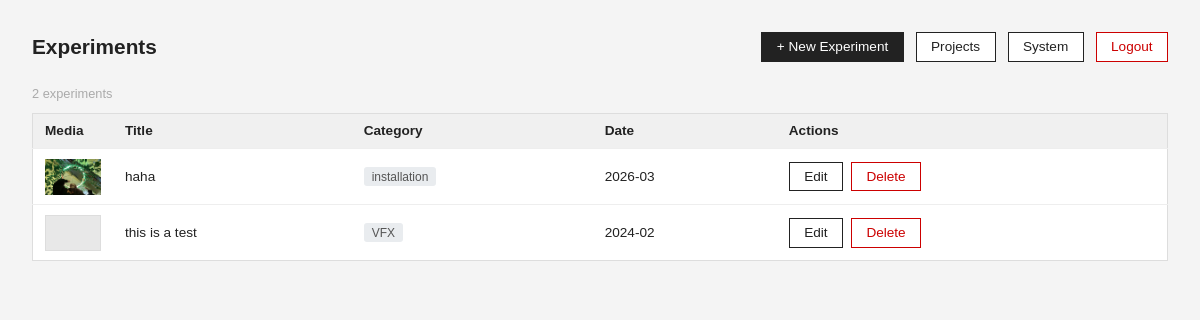
/admin/experiments.php (signed in), run on an earlier commit of the app's database.
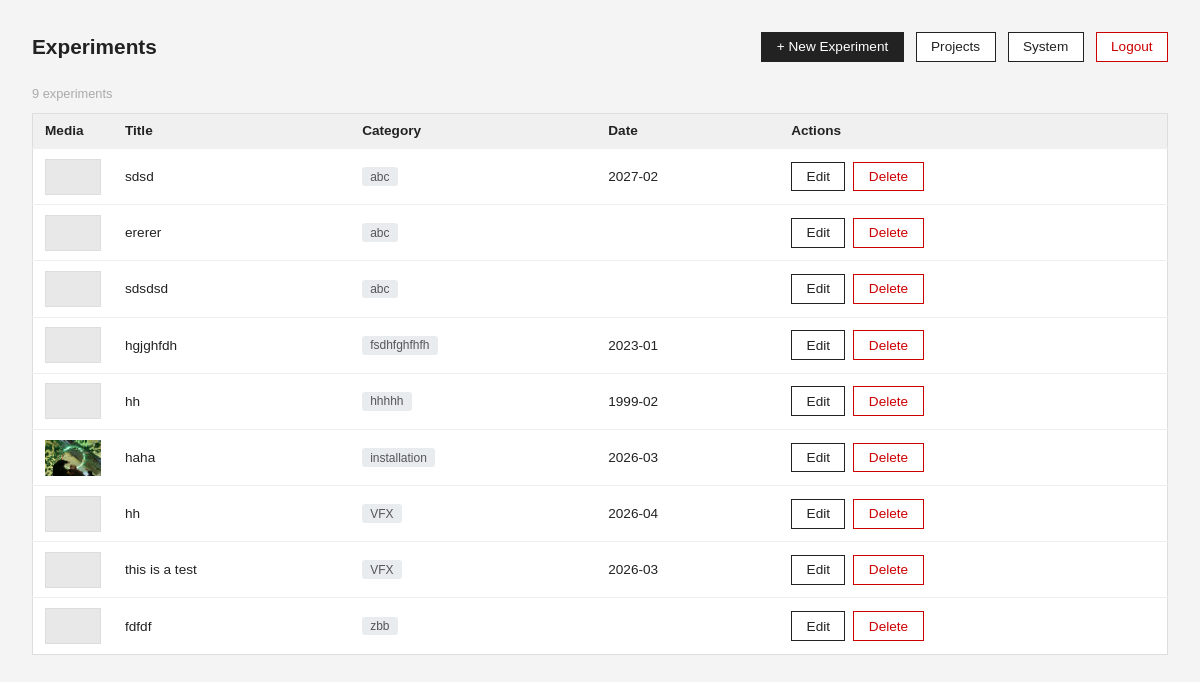
And on a later commit of the database.
### tables this page shows
CREATE TABLE experiments (
            id         INTEGER PRIMARY KEY AUTOINCREMENT,
            title      TEXT    NOT NULL,
            category   TEXT,
            date       TEXT,
            sort_order INTEGER DEFAULT 0,
            created_at TEXT,
            updated_at TEXT
        , description TEXT);

### src/experiment-model.php (called while the page is built, shortened)
<?php
require_once __DIR__ . '/media.php';
function get_all_experiments(): array {
    $db = get_db();
    return $db->query("SELECT * FROM experiments ORDER BY category COLLATE NOCASE ASC, date DESC")
              ->fetchAll(PDO::FETCH_ASSOC);
}
function list_experiment_media(int $id): array {
    return _list_media_files(get_experiment_media_path((string) $id));
}

### src/media.php (called while the page is built, shortened)
<?php
function get_experiment_media_path(string $slug): string {
    return UPLOADS_ROOT . '/experiments/' . $slug;
}
function _list_media_files(string $path): array {
    if (!is_dir($path)) return [];
    $files = [];
    $items = array_diff(scandir($path), ['.', '..']);
    foreach ($items as $item) {
        $full = "$path/$item";
        $rel = '/uploads' . substr($full, strlen(UPLOADS_ROOT));
        $rel = str_replace('\\', '/', $rel);
        $files[] = [
            'name' => $item,
            'url'  => $rel,
            'ext'  => strtolower(pathinfo($item, PATHINFO_EXTENSION)),
            'size' => filesize($full),
            'path' => $full,
        ];
    }
    return $files;
}

### public/admin/experiments.php (the view, shortened to what this page needs)
<?php
require_once __DIR__ . '/../../src/experiment-model.php';
$all = get_all_experiments();
?>
<!DOCTYPE html>
<html lang="en">
<head>
</head>
<body>
<div class="header">
    <h1>Experiments</h1>
    <div class="header-actions">
        <a href="/admin/experiment-create.php" class="btn btn-primary">+ New Experiment</a>
        <a href="/admin/dashboard.php" class="btn">Projects</a>
        <a href="/admin/debug-db.php" class="btn">System</a>
        <a href="/admin/logout.php" class="btn btn-danger">Logout</a>
    </div>
</div>
<?php if (empty($all)): ?>
    <p>No experiments yet.</p>
<?php else: ?>
    <p style="font-size:0.8rem;color:#aaa;margin-bottom:0.75rem"><?= count($all) ?> experiments</p>
    <table>
        <thead>
            <tr>
                <th style="width:64px">Media</th>
                <th>Title</th>
                <th>Category</th>
                <th>Date</th>
                <th>Actions</th>
            </tr>
        </thead>
        <tbody>
            <?php foreach ($all as $e):
                $media = list_experiment_media((int)$e['id']);
                $thumb = null;
                foreach ($media as $f) {
                    if (in_array($f['ext'], ['jpg','jpeg','png','webp','gif'])) {
                        $thumb = $f; break;
                    }
                }
            ?>
            <tr>
                <td>
                    <?php if ($thumb): ?>
                        <img class="thumb" src="<?= htmlspecialchars($thumb['url']) ?>" alt="">
                    <?php else: ?>
                        <div class="thumb-placeholder"></div>
                    <?php endif; ?>
                </td>
                <td><?= htmlspecialchars($e['title']) ?></td>
                <td><span class="cat-badge"><?= htmlspecialchars($e['category'] ?? '—') ?></span></td>
                <td><?= htmlspecialchars($e['date'] ?? '—') ?></td>
                <td>
                    <div class="actions">
                        <a href="/admin/experiment-edit.php?id=<?= (int)$e['id'] ?>" class="btn">Edit</a>
                        <a href="/admin/experiment-delete.php?id=<?= (int)$e['id'] ?>" class="btn btn-danger">Delete</a>
                    </div>
                </td>
            </tr>
            <?php endforeach; ?>
        </tbody>
    </table>
<?php endif; ?>
</body>
</html>

What changed in the data, as far as the page shows it:
added experiments: title "sdsd", category "abc", date "2027-02"
added experiments: title "ererer", category "abc"
added experiments: title "sdsdsd", category "abc"
added experiments: title "hgjghfdh", category "fsdhfghfhfh", date "2023-01"
added experiments: title "hh", category "hhhhh", date "1999-02"
added experiments: title "hh", category "VFX", date "2026-04"
changed experiments "this is a test": date "2024-02" → "2026-03"
added experiments: title "fdfdf", category "zbb"
Also different on the page:
count($all): "2" → "9"
